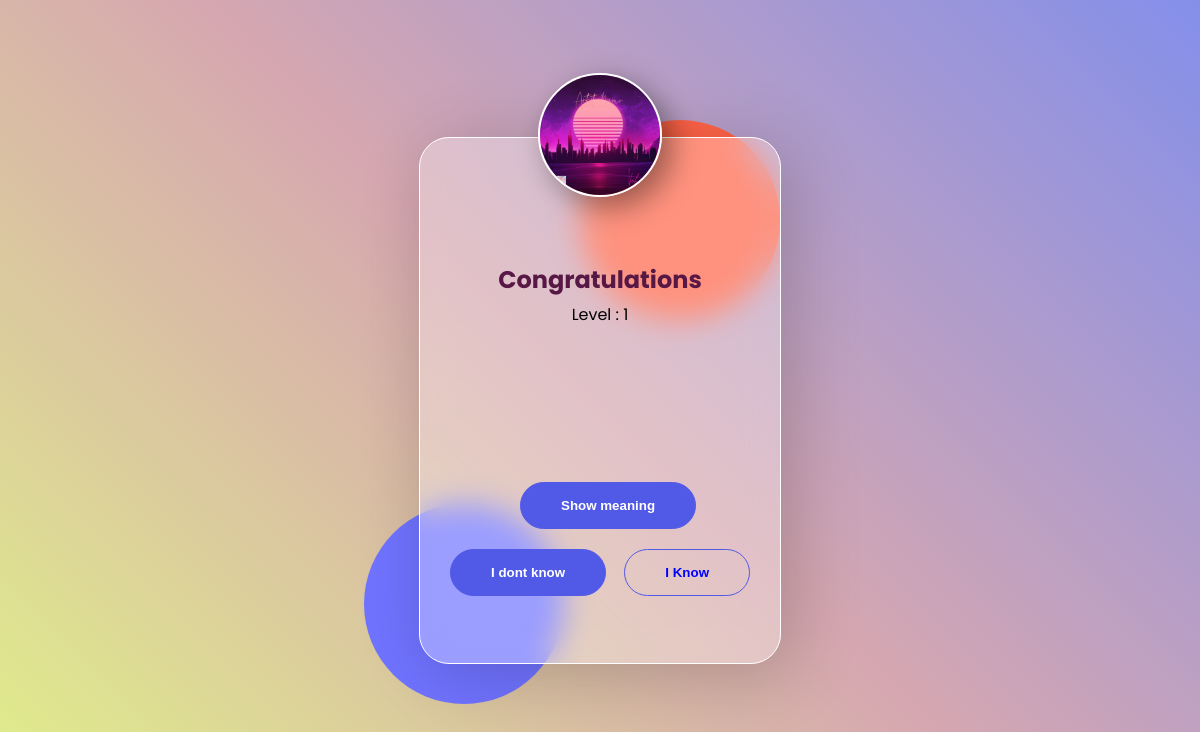
Page /ReviewLeitner/ (signed in) on the earlier database version.
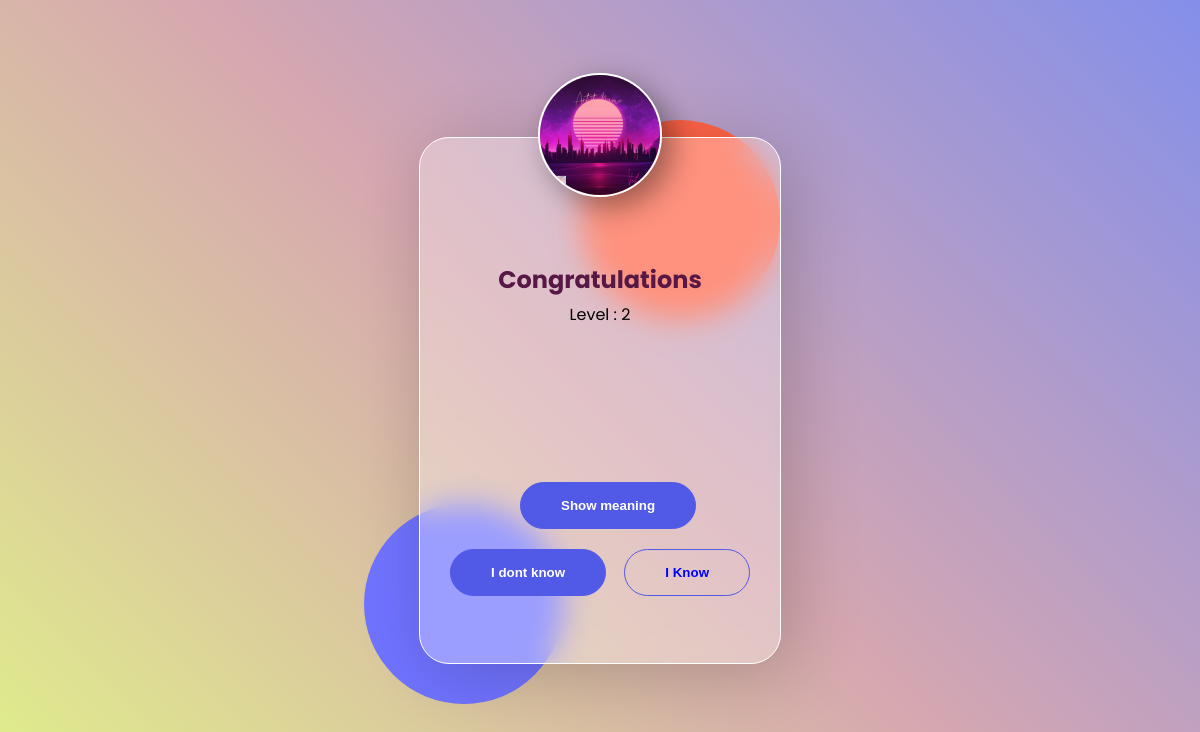
Same page on the later database version.
### leitner/models.py (models this page shows, shortened)
class Lword(models.Model):
    status_word = (
        ('1','d1'),
        ('2','d2'),
        ('3','d3'),
        ('4','w1'),
        ('5','w2'),
        ('6','m1'),
        ('7','m2'),
    )
    words = models.ForeignKey(word, on_delete=models.CASCADE,related_name="Lword")
    cycle = models.DateTimeField(default=timezone.now)
    status = models.CharField(max_length=1,choices = status_word,default='1')
    leitner = models.ForeignKey(Leitner, on_delete=models.CASCADE,related_name="lword")
    def learn(self):
        if self.cycle > timezone.now():
            return False
        else:
            return True
    def condition(self,days,delta):
        if( delta >= timedelta(days=days)):
            return True
        else:
            return False
    def reviewTime(self):
        delta = timezone.now() - self.cycle
        if self.status == '1':
            return self.condition(int(self.status),delta)
        elif self.status == '2':
            return self.condition(int(self.status),delta)
        elif self.status == '3':
            return self.condition(int(self.status),delta)
        elif self.status == '4':
            return self.condition(7,delta)
        elif self.status == '5':
            return self.condition(14,delta)
        elif self.status == '6':
            return self.condition(30,delta)
        elif self.status == '7':
            return self.condition(60,delta)
    learn.boolean = True
    reviewTime.boolean = True

### words/models.py (models this page shows)
class word(models.Model):
    text = models.CharField(max_length=30)
    meaning = models.CharField(max_length=30)
    id = models.IntegerField(primary_key=True)
    gp = models.ForeignKey(group, on_delete=models.CASCADE,related_name="words")
    def __str__(self):
        return self.text

### leitner/views.py (the view)
# urls.py: path('ReviewLeitner/', ReviewLeitner,name="ReviewLeitner"),
def ReviewLeitner(request):
    lws = request.user.leitner.lword.all()
    w_id = [w.id for w in lws if w.reviewTime()]
    items = list(lws.filter(id__in=w_id))
    try:
        QueryWord = random.choice(items)
    except IndexError :
        QueryWord = None
    return render(request,'leitner/lw.html',{'QueryWord':QueryWord})

### leitner/templates/leitner/lw.html (shortened to what this page needs)
{% load static %}
<!DOCTYPE html>
<html lang="en" >
<head>
  <link rel="stylesheet" href="{% static 'words/style2.css'%}">
</head>
<body>
<div class="card">
  <div class="p-profile">
   <img src="{% static 'words/city.jpg' %}">
  </div>
  <div class="name">
    {% if QueryWord %}
    <h2>{{QueryWord.words}}</h2>
    <p>Level : {{QueryWord.status}}</p>
    {% else %}
    <h2>END!</h2>
    </br></br></br>
    {% endif %}
  </div>
{% if QueryWord %}
<div class="button" style="margin-left: 70px;">
  <button id='btn'>Show meaning</button>
  </div>
  <div class="button">
    <button><a href="{% url 'leitner:WordUnLearned' QueryWord.id %}" style="text-decoration:none;Color:white">I dont know</a></button>
    <button><a href="{% url 'leitner:WordLearned' QueryWord.id %}" style="text-decoration:none;Color:blue">I Know</a></button>
    {% else %}
    <div class="button">
    <button style="margin-left: 65px;"><a href="{% url 'words:panel' %}" style="text-decoration:none;Color:white">Return Home</a></button>
    {% endif %}
  </div>
</div>
<div class="circle1"></div>
<div class="circle2"></div>
</body>
</html>

### words/static/words/style2.css (style rules this page uses)
* { padding: 0; margin: 0; }
body { background: #e0ef8a; background: linear-gradient(45deg, #e0ef8a 0%, #d6a7b0 50%, #848fea 100%); background-size: cover; background-repeat: no-repeat; font-family: "poppins", sans-serif; display: flex; justify-content: center; align-items: center; min-height: 100vh; }
.card { width: 300px; height: 465px; border-radius: 30px; padding: 30px; backdrop-filter: blur(15px); box-shadow: 10px 10px 70px rgba(0, 0, 0, 0.2); border: solid 1px white; background: rgba(255, 255, 255, 0.3); position: relative; z-index: 3; }
.card .p-profile { display: flex; justify-content: center; top: -95px; position: relative; }
.card .p-profile img { width: 120px; height: 120px; object-fit: cover; border-radius: 50%; border: solid 2px white; box-shadow: 10px 10px 30px rgba(0, 0, 0, 0.4); }
.card .name { top: -30px; position: relative; }
.card .name h2, .card .name p { text-align: center; }
.card .name h2 { color: #581845; }
.card .name p { margin: 5px 0px; }
.card .button { display: flex; justify-content: space-between; margin: 20px 0px; }
.card .button button { padding: 15px 40px; border: 1.5px solid #5159E7; border-radius: 30px; background: none; color: white; font-weight: 600; cursor: pointer; transition: all 0.2s; position: relative; }
.card .button button:nth-child(1) { background: #5159E7; }
.circle1, .circle2 { width: 200px; height: 200px; position: absolute; z-index: -1; border-radius: 50%; }
.circle1 { top: 15%; right: 35%; background: tomato; }
.circle2 { top: 63%; right: 53%; background: #7073ff; }

Differences in the rows shown:
changed Lword "Congratulations": status "1" → "2"
